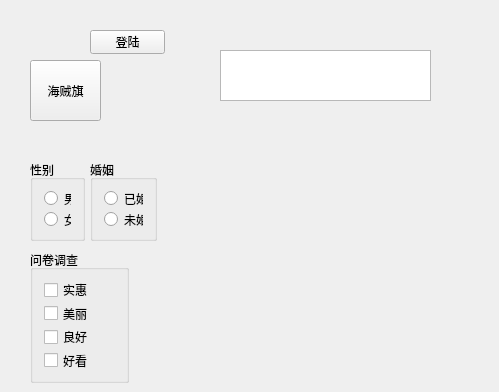
<?xml version="1.0" encoding="UTF-8"?>
<ui version="4.0">
 <class>mainwindowClass</class>
 <widget class="QMainWindow" name="mainwindowClass">
  <property name="geometry">
   <rect>
    <x>0</x>
    <y>0</y>
    <width>499</width>
    <height>392</height>
   </rect>
  </property>
  <property name="windowTitle">
   <string>mainwindow</string>
  </property>
  <widget class="QWidget" name="centralWidget">
   <widget class="QPushButton" name="pushButton">
    <property name="geometry">
     <rect>
      <x>90</x>
      <y>30</y>
      <width>75</width>
      <height>24</height>
     </rect>
    </property>
    <property name="text">
     <string>登陆</string>
    </property>
    <property name="icon">
     <iconset resource="mainwindow.qrc">
      <normaloff>:/Image/Sunny.jpg</normaloff>:/Image/Sunny.jpg</iconset>
    </property>
   </widget>
   <widget class="QToolButton" name="toolButton">
    <property name="geometry">
     <rect>
      <x>30</x>
      <y>60</y>
      <width>71</width>
      <height>61</height>
     </rect>
    </property>
    <property name="text">
     <string>海贼旗</string>
    </property>
    <property name="icon">
     <iconset>
      <normalon>:/Image/OnePiece.png</normalon>
     </iconset>
    </property>
    <property name="toolButtonStyle">
     <enum>Qt::ToolButtonTextBesideIcon</enum>
    </property>
   </widget>
   <widget class="QGroupBox" name="groupBox">
    <property name="geometry">
     <rect>
      <x>30</x>
      <y>160</y>
      <width>55</width>
      <height>81</height>
     </rect>
    </property>
    <property name="title">
     <string>性别</string>
    </property>
    <layout class="QVBoxLayout" name="verticalLayout">
     <item>
      <widget class="QRadioButton" name="rBtnMan">
       <property name="text">
        <string>男</string>
       </property>
      </widget>
     </item>
     <item>
      <widget class="QRadioButton" name="rBtnWoman">
       <property name="text">
        <string>女</string>
       </property>
      </widget>
     </item>
    </layout>
   </widget>
   <widget class="QGroupBox" name="groupBox_2">
    <property name="geometry">
     <rect>
      <x>90</x>
      <y>160</y>
      <width>67</width>
      <height>81</height>
     </rect>
    </property>
    <property name="title">
     <string>婚姻</string>
    </property>
    <layout class="QVBoxLayout" name="verticalLayout_2">
     <item>
      <widget class="QRadioButton" name="radioButton_3">
       <property name="text">
        <string>已婚</string>
       </property>
      </widget>
     </item>
     <item>
      <widget class="QRadioButton" name="radioButton_4">
       <property name="text">
        <string>未婚</string>
       </property>
      </widget>
     </item>
    </layout>
   </widget>
   <widget class="QGroupBox" name="cBox">
    <property name="geometry">
     <rect>
      <x>30</x>
      <y>250</y>
      <width>99</width>
      <height>133</height>
     </rect>
    </property>
    <property name="title">
     <string>问卷调查</string>
    </property>
    <layout class="QVBoxLayout" name="verticalLayout_3">
     <item>
      <widget class="QCheckBox" name="checkBox">
       <property name="text">
        <string>实惠</string>
       </property>
      </widget>
     </item>
     <item>
      <widget class="QCheckBox" name="checkBox_2">
       <property name="text">
        <string>美丽</string>
       </property>
      </widget>
     </item>
     <item>
      <widget class="QCheckBox" name="checkBox_3">
       <property name="text">
        <string>良好</string>
       </property>
      </widget>
     </item>
     <item>
      <widget class="QCheckBox" name="checkBox_4">
       <property name="text">
        <string>好看</string>
       </property>
      </widget>
     </item>
    </layout>
   </widget>
   <widget class="QListWidget" name="listWidget">
    <property name="geometry">
     <rect>
      <x>220</x>
      <y>50</y>
      <width>211</width>
      <height>51</height>
     </rect>
    </property>
   </widget>
  </widget>
 </widget>
 <layoutdefault spacing="6" margin="11"/>
 <resources>
  <include location="mainwindow.qrc"/>
 </resources>
 <connections/>
</ui>
